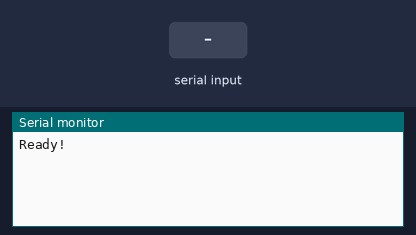
Bench run of a sketch on a simulated Arduino Uno, built with avr-gcc and run on an emulated ATmega328P. Parts: the last lines printed to the serial monitor. Inputs (shaded band) come from the test bench. The local clock reads 2024-03-15 10:24:30 at power-on unless the sketch sets it.

Above: at 1.2 s.
1.3 s: "90,45,200\n" received over Serial
At 2.9 s:
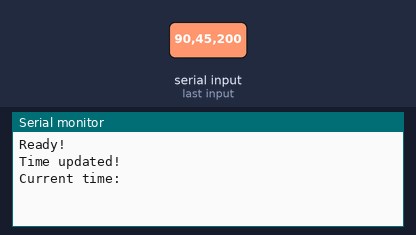
At 3.8 s:
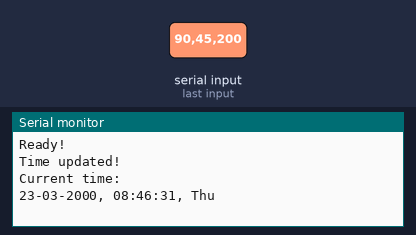
Timing chart, 0 to 5.3 s (numbered marks = the images above; inputs shaded):
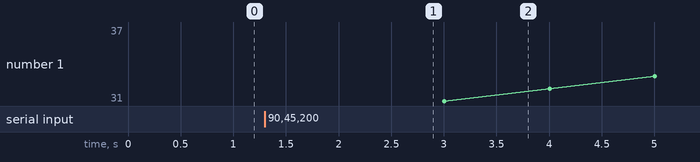

Measured:
- after the input at 1.3 s, the serial monitor: prints a new line after 1.0 s (image 1)

The sketch:

set_time.ino
```cpp
#include <iarduino_RTC.h>

#define CLOCK_RST 8
#define CLOCK_DAT 7
#define CLOCK_CLK 6

iarduino_RTC clock(RTC_DS1302, CLOCK_RST, CLOCK_CLK, CLOCK_DAT);

uint8_t parsedData[8];

void setup() {
  clock.begin();
  // delay(300);
  Serial.begin(9600);


}

void loop() {
  Serial.println("Ready!");
  // wait for serial
  while(!Serial.available()) {}
  // read string
  String inputBuffer = Serial.readString();
  inputBuffer.trim();

  // parse string
  char *s = strtok(inputBuffer.c_str(), ",");
  uint8_t i = 0;
  parsedData[i++] = atoi(s);
  while(i < 7) {
    parsedData[i++] = atoi(strtok(NULL, ","));
  }

  // apply time (10 сек, 10 мин, 10 час, 4 день, 10 октябрь, 17 год, 3 среда)
  clock.settime(parsedData[0], parsedData[1], parsedData[2], parsedData[3], parsedData[4], parsedData[5], parsedData[6]);
  Serial.println("Time updated!");

  Serial.println("Current time:");
  while(true) {
    if(millis() % 1000 == 0) {
      Serial.println(clock.gettime("d-m-Y, H:i:s, D"));
      delay(2);
    }
  }
}
```
